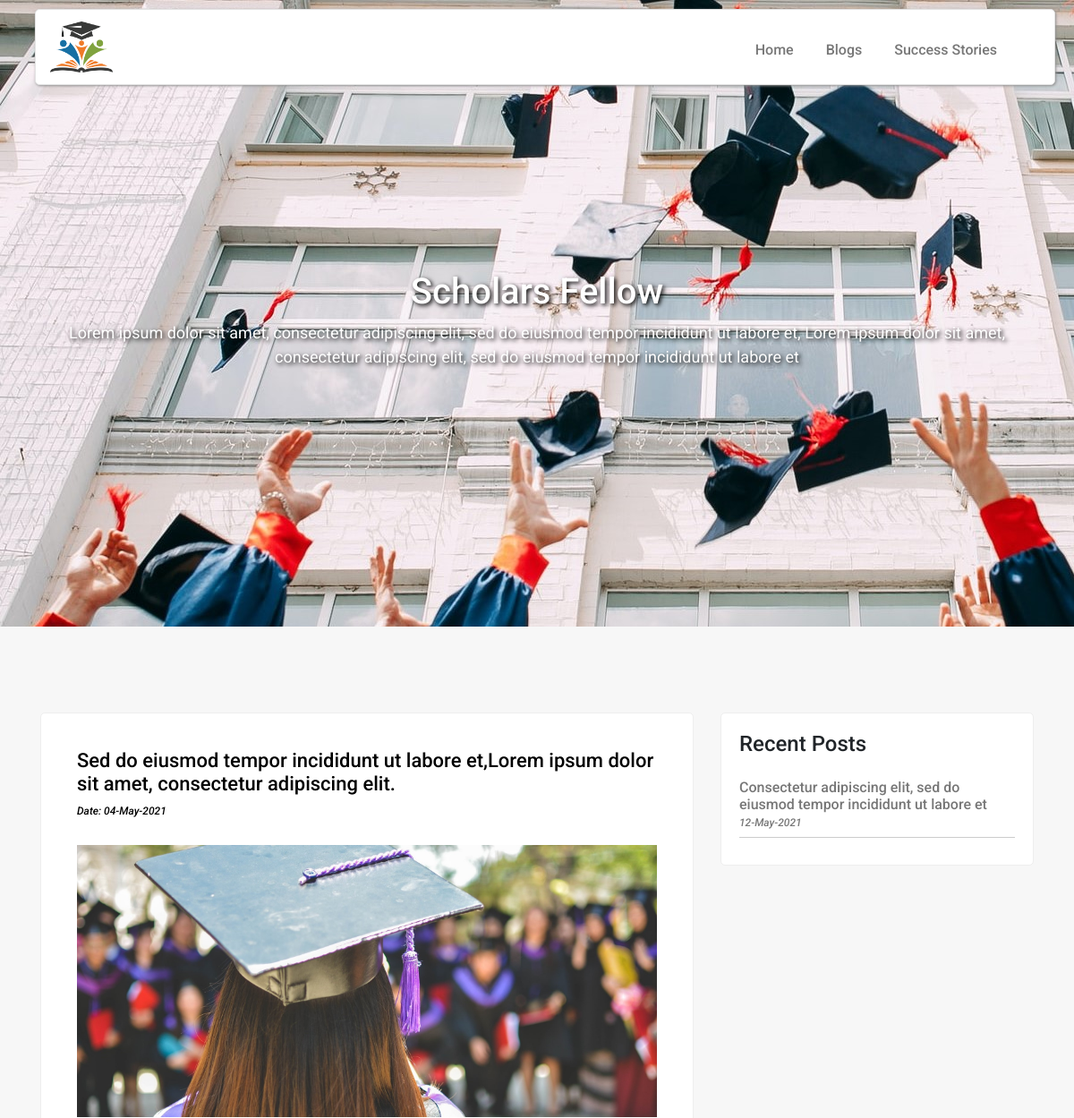
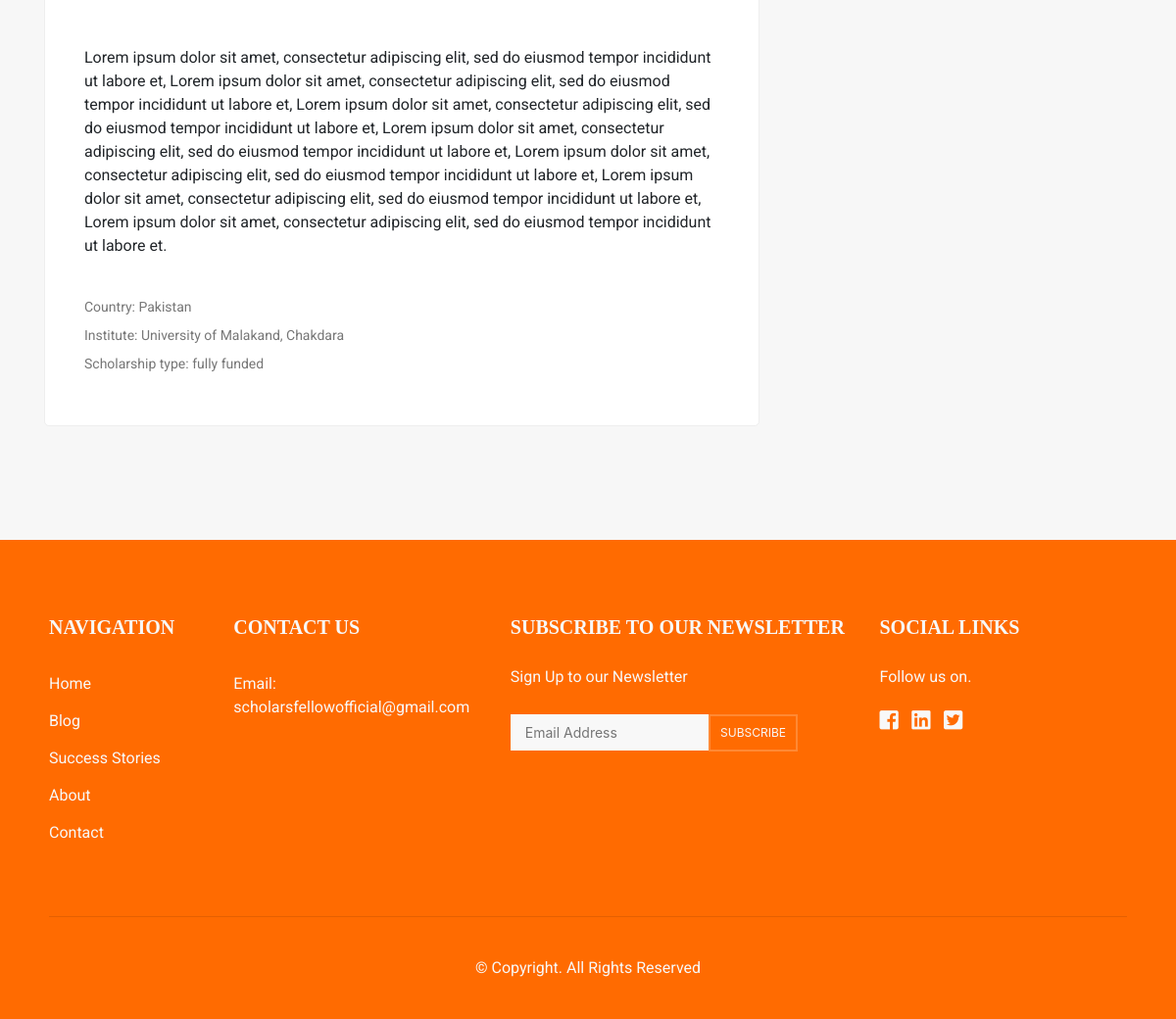
The page / on the database its author committed (2 pictures, top to bottom).
### tables this page shows
CREATE TABLE `tbl_posts` (
  `post_ID` int(11) NOT NULL,
  `post_title` varchar(200) NOT NULL,
  `post_details` text NOT NULL,
  `post_image` text NOT NULL,
  `post_date` datetime NOT NULL,
  `post_country` int(11) NOT NULL,
  `post_university` varchar(50) NOT NULL,
  `post_scholarship_type` varchar(50) NOT NULL
);

CREATE TABLE `tbl_countries` (
  `id` int(11) NOT NULL,
  `sortname` varchar(3) NOT NULL,
  `name` varchar(150) NOT NULL,
  `phonecode` int(11) NOT NULL
);

### index.php (the view, shortened to what this page needs)
<!DOCTYPE html>
<html>
<head>
	<link rel="stylesheet" type="text/css" href="css/style.css">
	<link rel="stylesheet" type="text/css" href="bootstrap-4.0.0/css/bootstrap.min.css">
	<link rel="stylesheet" href="font-awesome-5.3.1/css/all.css">
</head>
<body id="body">
<div class="container-fluid index-main">
	<header>
		<div class="container header-container nopadding">
			<div class="header-bottom">
				<nav class="navbar navbar-expand-lg">
					<a class="navbar-brand" href="">
						<img src="img/logo/logo.png" class="img-fluid" width="70">
					</a>
					<div class="collapse navbar-collapse" id="navbarSupportedContent">
						<ul class="navbar-nav navbar-ul">
							<li>
								<a class="" href="">Home</a>
							</li>
							<li>
								<a class="" href="blog/">Blogs</a>
							</li>
							<li>
								<a class="" href="stories/">Success Stories</a>
							</li>
						</ul>
					</div>
				</nav>
			</div>
		</div>
	</header>
	<div class="container">
		<div class="row">
			<div class="col-md-12">
				<h3>Scholars Fellow</h3>
				<p>Lorem ipsum dolor sit amet, consectetur adipiscing elit, sed do eiusmod tempor incididunt ut labore et, Lorem ipsum dolor sit amet, consectetur adipiscing elit, sed do eiusmod tempor incididunt ut labore et</p>
			</div>
		</div>
	</div>
</div>
<div class="container-fluid pt-5 pb-5">
	<div class="container pt-5 pb-5">
		<div class="row nopadding">
			<div class="col-md-8 col-sm-12">
				<?php
					$displayedPostID = 0;
					if (isset($_GET['id'])) {
						$id = $_GET['id'];
						require_once("admin/include/connection.php");
						$sql = "SELECT * FROM tbl_posts
						INNER JOIN tbl_countries ON tbl_countries.id = tbl_posts.post_country
						WHERE post_ID='$id'
						LIMIT 1";
						$result = mysqli_query($conn, $sql);
						if (mysqli_num_rows($result)>0) {
							while ($row = mysqli_fetch_assoc($result)) {
								$post_ID = $row['post_ID'];
								$displayedPostID = $post_ID;
								$title = $row['post_title'];
								$details = $row['post_details'];
								$date = $row['post_date'];
								$image = $row['post_image'];
								if (empty($image)) {
									$image = 'images/default.jpg';
								}
								$mydate = date("d-M-Y", strtotime($date));
								$country = $row['name'];
								$university = $row['post_university'];
								$type = $row['post_scholarship_type'];
								echo '<div class="post-container">
										<div class="row">
											<div class="col-md-12">
												<h2>'.$title.' <br>
													<i>Date: '.$mydate.'</i>
												</h2>
												<img src="admin/'.$image.'" width="100%" class="img-fluid"><br><br><br>
												<p>'.$details.'</p><br>
												<span>Country: '.$country.'</span>
												<span>Institute: '.$university.'</span>
												<span>Scholarship type: '.$type.'</span><br>
											</div>
										</div>
									</div>';
							}
						}else{
						}
					}elseif (!isset($_GET['id'])) {
						require_once("admin/include/connection.php");
						$sql = "SELECT * FROM tbl_posts
						INNER JOIN tbl_countries ON tbl_countries.id = tbl_posts.post_country
						LIMIT 1";
						$result = mysqli_query($conn, $sql);
						if (mysqli_num_rows($result)>0) {
							while ($row = mysqli_fetch_assoc($result)) {
								$post_ID = $row['post_ID'];
								$displayedPostID = $post_ID;
								$title = $row['post_title'];
								$details = $row['post_details'];
								$date = $row['post_date'];
								$image = $row['post_image'];
								$mydate = date("d-M-Y", strtotime($date));
								$country = $row['name'];
								$university = $row['post_university'];
								$type = $row['post_scholarship_type'];
								echo '<div class="post-container">
										<div class="row">
											<div class="col-md-12">
												<h2>'.$title.' <br>
													<i>Date: '.$mydate.'</i>
												</h2>
												<img src="admin/'.$image.'" width="100%" class="img-fluid"><br><br><br>
												<p>'.$details.'</p><br>
												<span>Country: '.$country.'</span>
												<span>Institute: '.$university.'</span>
												<span>Scholarship type: '.$type.'</span><br>
											</div>
										</div>
									</div>';
							}
						}else{
						}
					}
				?>
			</div>
			<div class="col-md-4 col-sm-12">
				<div class="box-wrapper">
					<h4>Recent Posts</h4>
				<?php
					require_once("admin/include/connection.php");
					$sql = "SELECT * FROM tbl_posts WHERE post_ID!='$displayedPostID' ORDER by post_ID desc ";
					$result = mysqli_query($conn, $sql);
					if (mysqli_num_rows($result)>0) {
						while ($row = mysqli_fetch_assoc($result)) {
							$post_ID = $row['post_ID'];
							$title = $row['post_title'];
							$date = $row['post_date'];
							$mydate = date("d-M-Y", strtotime($date));
							echo '<div class="recent-post-wrapper">';
							echo '<a href="index.php?id='.$post_ID.'">';
							echo '<h3>'.$title.'<br>';
							echo '<i>'.$mydate.'</i>';
							echo '</h3>';
							echo '</a>';
							echo '</div>';
						}
					}else{
						echo "<i>Not available</i>";
					}
				?>
				</div>
			</div>
		</div>
	</div>
</div>
<footer>
	<div class="container-fluid">
		<div class="container">
			<div class="row footer-top">
				<div class="col-md-2 col-sm-6">
					<div class="footer-navigation">
						<h5>NAVIGATION</h5>
						<a href="" title="Home">Home</a>
						<a href="blog/" title="Blogs">Blog</a>
						<a href="stories/" title="Success stories">Success Stories</a>
						<a href="about/" title="About">About</a>
						<a href="contact/" title="Contact">Contact</a>
					</div>
				</div>
				<div class="col-md-3 col-sm-6">
					<div class="footer-contact">
						<h5>CONTACT US</h5>
						<span class="footer-text">Email: <br> scholarsfellowofficial@gmail.com</span>
					</div>
				</div>
				<div class="col-md-4 col-sm-6">
					<div class="footer-newsletter">
						<h5>SUBSCRIBE TO OUR NEWSLETTER</h5>
						<p class="">Sign Up to our Newsletter</p>
						<form>
							<div class="row">
								<div class="col-md-7 col-sm-7 col-7 nopadding">
									<input class="footer-form-field" type="email" placeholder="Email Address">
								</div>
								<div class="col-md-5 col-sm-5 col-5 nopadding">
									<button class="footer-form-btn" type="submit">SUBSCRIBE</button>
								</div>
							</div>
						</form>
					</div>
				</div>
				<div class="col-md-3 col-sm-6">
					<div class="footer-social">
						<h5>SOCIAL LINKS</h5>
						<p>Follow us on.</p>
						<div>
	                        <a href="https://www.facebook.com/ScholarsFellowOfficial/" target="_blank">
	                            <i class="fab fa-facebook-square"></i>
	                        </a>
	                        <a href="" target="_blank">
	                            <i class="fab fa-linkedin"></i>
	                        </a>
	                        <a href="https://twitter.com/ScholarsFellow?s=08" target="_blank">
	                            <i class="fab fa-twitter-square"></i>
	                        </a>
						</div>
					</div>
				</div>
			</div>
			<hr>
			<div class="row pt-4 pb-4">
				<div class="col-md-12">
					<p class="footer-site-info text-center">© Copyright. All Rights Reserved</p>
				</div>
			</div>
		</div>
	</div>
</footer>
</body>
</html>

### css/style.css (style rules this page uses)
.index-main { display: -webkit-box; display: -ms-flexbox; display: flex; -webkit-box-align: center; -ms-flex-align: center; align-items: center; width: 100%; height: 700px; background-image: url("../img/carousels/scholars3.jpg"); }
.index-main h3 { margin-top: 30px; text-align: center; font-size: 40px; color: #fff; text-shadow: 2px 2px 5px #000; }
.index-main p { margin-top: 0px; text-align: center; font-size: 18px; color: #fff; text-shadow: 2px 2px 5px #000; }
* { outline: none; }
body { padding: 0; margin: 0; background: #f7f7f7; }
body h1, body h2, body h3, body h4, body h5, body h6, body p, body a, body label, body span { font-family: "Roboto", sans-serif; }
#body { background: #f7f7f7; }
.nopadding { padding: 0px !important; }
header { position: absolute; top: 10px; z-index: 999; width: 99%; }
header .header-container { background-color: #fff; box-shadow: 1px 1px 3px #909090; border: 1px solid #e3e3e3; border-radius: 5px; }
header .header-container .header-bottom .navbar-ul { padding-top: 6px; padding-right: 30px; list-style-type: none; width: 100%; display: flex; justify-content: flex-end; }
header .header-container .header-bottom .navbar-ul li { padding: 8px 18px; }
header .header-container .header-bottom .navbar-ul a { font-weight: 500; color: #777; border-bottom: 2px solid transparent; }
.post-container { border-radius: 5px; padding: 40px 40px 20px 40px; margin-bottom: 20px; border: 1px solid #eee; background-color: #fff; }
.post-container h2 { font-size: 22px; color: #000; padding-bottom: 20px; }
.post-container h2 i { font-size: 12px; }
.post-container span { font-size: 14px; display: block; color: #777; padding-bottom: 8px; }
.box-wrapper { padding: 20px 20px 30px 20px; border: 1px solid #eee; background-color: #fff; border-radius: 5px; }
.recent-post-wrapper { border-bottom: 1px solid #ccc; }
.recent-post-wrapper a { color: #777; }
.recent-post-wrapper a h3 { padding-top: 16px; font-size: 16px; }
.recent-post-wrapper a h3 i { font-size: 12px; }
footer { background: #ff6b01; color: #f8f8f8; padding: 80px 20px 0px 20px; }
footer .footer-social, footer .footer-navigation, footer .footer-newsletter, footer .footer-contact { padding-bottom: 50px; }
footer .footer-social h5, footer .footer-navigation h5, footer .footer-newsletter h5, footer .footer-contact h5 { font-weight: 600; font-size: 20px; margin-bottom: 30px; line-height: 18px; color: #f8f8f8; font-family: calibri; }
footer .footer-navigation a { display: block; padding: 7px 0px; color: #f8f8f8; }
footer .footer-contact span { display: block; padding: 7px 0px; }
footer form { padding: 10px 15px; }
footer form .footer-form-field { border-left: 0px; font-size: 14px; border: none; background: #f8f8f8; padding: 8px 15px; width: 100%; margin-bottom: 40px; }
footer form .footer-form-btn { color: #f8f8f8; background: transparent; border: 2px solid rgba(255, 255, 255, 0.2); padding: 8px 10px; font-size: 12px; transition: all 0.3s ease-out 0s; margin-bottom: 40px; }
footer .footer-social a { padding-right: 8px; font-size: 22px; color: #f8f8f8; }

### rows shown on the page
tbl_posts: post_title "Sed do eiusmod tempor incididunt ut labore et,Lorem ipsum dolor sit amet, consectetur adipiscing elit.", post_date "04-May-2021", post_image (picture), post_details "Lorem ipsum dolor sit amet, consectetur adipiscing elit, sed do eiusmod tempor incididunt ut labore et, Lorem ipsum dolor sit amet, consectetur adipiscing elit, sed do eiusmod tempor incididunt ut labore et, Lorem ipsum dolor sit amet, consectetur adipiscing elit, sed do eiusmod tempor incididunt ut labore et, Lorem ipsum dolor sit amet, consectetur adipiscing elit, sed do eiusmod tempor incididunt ut labore et, Lorem ipsum dolor sit amet, consectetur adipiscing elit, sed do eiusmod tempor incididunt ut labore et, Lorem ipsum dolor sit amet, consectetur adipiscing elit, sed do eiusmod tempor incididunt ut labore et, Lorem ipsum dolor sit amet, consectetur adipiscing elit, sed do eiusmod…", post_country.name "Pakistan", post_university "University of Malakand, Chakdara", post_scholarship_type "fully funded"
tbl_posts: post_title "Consectetur adipiscing elit, sed do eiusmod tempor incididunt ut labore et", post_date "12-May-2021"
